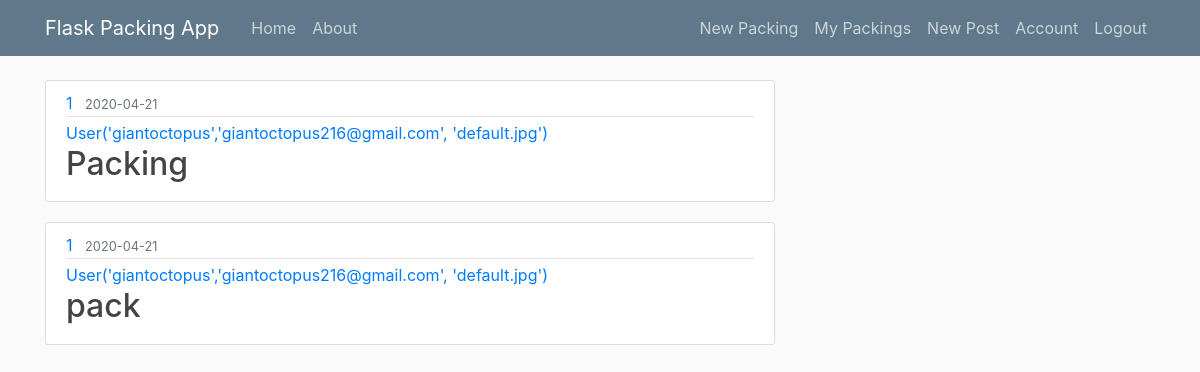
/packings/ (signed in), run on the app's committed database.
### flasksite/models.py (models this page shows, shortened)
class Packing(db.Model):
    id = db.Column(db.Integer, primary_key=True)
    name = db.Column(db.String(100), nullable=False)
    date_created = db.Column(db.DateTime, nullable=False, default=datetime.utcnow)
    user_id = db.Column(db.Integer, db.ForeignKey('user.id'), nullable=False)
    containers = db.relationship('Container', backref='packing', lazy=True)
    boxes = db.relationship('Box', backref='packing', lazy=True)

class User(db.Model, UserMixin):
    id = db.Column(db.Integer, primary_key=True)
    username = db.Column(db.String(20), unique=True, nullable=False)
    email = db.Column(db.String(120), unique=True, nullable=False)
    image_file = db.Column(db.String(20), nullable=False, default='default.jpg')
    password = db.Column(db.String(60), nullable=False)
    posts = db.relationship('Post', backref='author', lazy=True)
    packings = db.relationship('Packing', backref='author', lazy=True)
    def __repr__(self):
        return f"User('{self.username}','{self.email}', '{self.image_file}')"

### flasksite/routes.py (the view)
@app.route("/packings/")
def packings():
    packings = Packing.query.filter_by(user_id=current_user.id).all()
    return render_template('packings.html', packings=packings)

### flasksite/models.py (called while the page is built)
@login_manager.user_loader #decorator
def load_user(user_id):
    return User.query.get(int(user_id))

### flasksite/templates/packings.html
{% extends "layout.html" %}
{% block content %}
    {% for packing in packings %}
        <article class="media content-section">
            <div class="media-body">
                <div class="article-metadata">
                    <a class="mr-2" href="#">{{ packing.user_id }}</a>
                    <small class="text-muted">{{ packing.date_created.strftime('%Y-%m-%d') }}</small>
                </div>
                <a class="mr-2" href="#">{{ packing.author }}</a>
                <h2><a class="article-title" href="{{ url_for('packing', packing_id=packing.id) }}">{{ packing.name }}</a></h2>
            </div>
        </article>
    {% endfor %}
{% endblock %}

### flasksite/static/main.css (style rules this page uses)
body { background: #fafafa; color: #333333; margin-top: 5rem; }
h1, h2, h3, h4, h5, h6 { color: #444444; }
.content-section { background: #ffffff; padding: 10px 20px; border: 1px solid #dddddd; border-radius: 3px; margin-bottom: 20px; }
.article-title { color: #444444; }
.article-metadata { padding-bottom: 1px; margin-bottom: 4px; border-bottom: 1px solid #e3e3e3 }

### data on the page
Packing: user_id "1", date_created "2020-04-21", author "User('giantoctopus','giantoctopus216@gmail.com', 'default.jpg')", name "Packing"
Packing: user_id "1", date_created "2020-04-21", author "User('giantoctopus','giantoctopus216@gmail.com', 'default.jpg')", name "pack"
